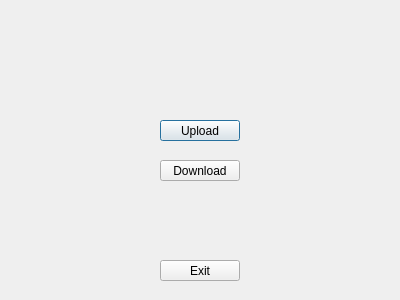
<?xml version="1.0" encoding="UTF-8"?>
<ui version="4.0">
 <class>appScreen</class>
 <widget class="QDialog" name="appScreen">
  <property name="geometry">
   <rect>
    <x>0</x>
    <y>0</y>
    <width>400</width>
    <height>300</height>
   </rect>
  </property>
  <property name="windowTitle">
   <string>Dialog</string>
  </property>
  <widget class="QPushButton" name="pushButton">
   <property name="geometry">
    <rect>
     <x>160</x>
     <y>120</y>
     <width>80</width>
     <height>21</height>
    </rect>
   </property>
   <property name="text">
    <string>Upload</string>
   </property>
  </widget>
  <widget class="QPushButton" name="pushButton_2">
   <property name="geometry">
    <rect>
     <x>160</x>
     <y>160</y>
     <width>80</width>
     <height>21</height>
    </rect>
   </property>
   <property name="text">
    <string>Download</string>
   </property>
  </widget>
  <widget class="QPushButton" name="pushButton_3">
   <property name="geometry">
    <rect>
     <x>160</x>
     <y>260</y>
     <width>80</width>
     <height>21</height>
    </rect>
   </property>
   <property name="text">
    <string>Exit</string>
   </property>
  </widget>
 </widget>
 <resources/>
 <connections/>
</ui>
